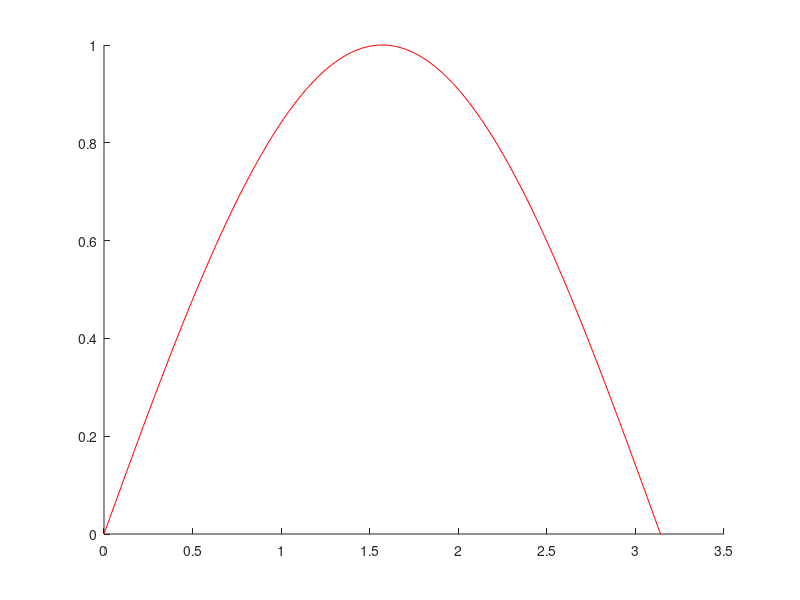

MATLAB code for this plot: (Note: this script raises an error after producing the figure.)
% A1Q3, on a single graph make a plot of the function sin(x), cos(x) and
% tan(x) for 0 <= x <= 2pi. Give each curve color, legend and graph labels
clc;clearvars;
x_i = 0 ;
x_f = pi;
% disp(pi);
x = linspace(x_i,x_f);
sin_x = sin(x);
cos_x = cos(x);
tan_x = tan(x);
plot(x, sin_x,'r',x,cos_x,'bl',x, tan_x,'g');
legend('sin(x)', 'cos(x)', 'tan(x)');
xlabel('x');
ylabel('y');
title('graph of sin(x), cos(x), and tan(x) in range 0 to 2pi');
